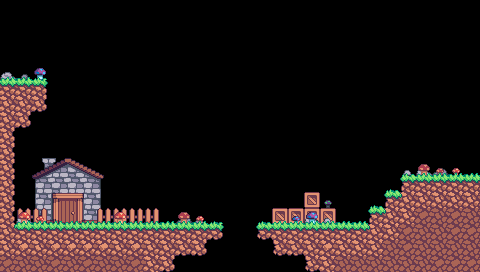

Below is a game level as drawn by its tile map, then a one-line description and the .tmx that defines it (tile-layer data replaced by summaries):
An orthogonal 30x17 tile map with 16x16 px tiles, 7 tile layers (grassBg, house, crate, fence, ...), 8 tilesets.

<map version="1.0" tiledversion="1.1.1" orientation="orthogonal" renderorder="right-down" width="30" height="17" tilewidth="16" tileheight="16" infinite="0" nextobjectid="1">
 <properties>
  <property name="background" type="file" value="../../../images/backgrounds/grassland.png" />
  <property name="bottomMap" value="levels/RPG/grassland/introduction3" />
  <property name="rightMap" value="levels/RPG/grassland/main2" />
 </properties>
 <tileset firstgid="1" source="../../tiles/grass.tsx" />
 <tileset firstgid="37" source="../../tiles/house.tsx" />
 <tileset firstgid="41" source="../../tiles/crate.tsx" />
 <tileset firstgid="45" source="../../tiles/chest.tsx" />
 <tileset firstgid="49" source="../../tiles/grassBg.tsx" />
 <tileset firstgid="53" source="../../tiles/fence.tsx" />
 <tileset firstgid="62" source="../../tiles/mushroom.tsx" />
 <tileset firstgid="78" source="../../tiles/rock.tsx" />
 <layer name="grassBg" width="30" height="17">
  <data>[510 cells, 30 non-empty, 2 distinct tile ids]</data>
 </layer>
 <layer name="house" width="30" height="17">
  <data>[510 cells, 1 non-empty, 1 distinct tile ids]</data>
 </layer>
 <layer name="crate" width="30" height="17">
  <data>[510 cells, 5 non-empty, 1 distinct tile ids]</data>
 </layer>
 <layer name="fence" width="30" height="17">
  <data>[510 cells, 6 non-empty, 3 distinct tile ids]</data>
 </layer>
 <layer name="rock" width="30" height="17">
  <data>[510 cells, 10 non-empty, 4 distinct tile ids]</data>
 </layer>
 <layer name="mushroom" width="30" height="17">
  <data>[510 cells, 12 non-empty, 7 distinct tile ids]</data>
 </layer>
 <layer name="grass" width="30" height="17">
  <data>[510 cells, 138 non-empty, 17 distinct tile ids]</data>
 </layer>
</map>
